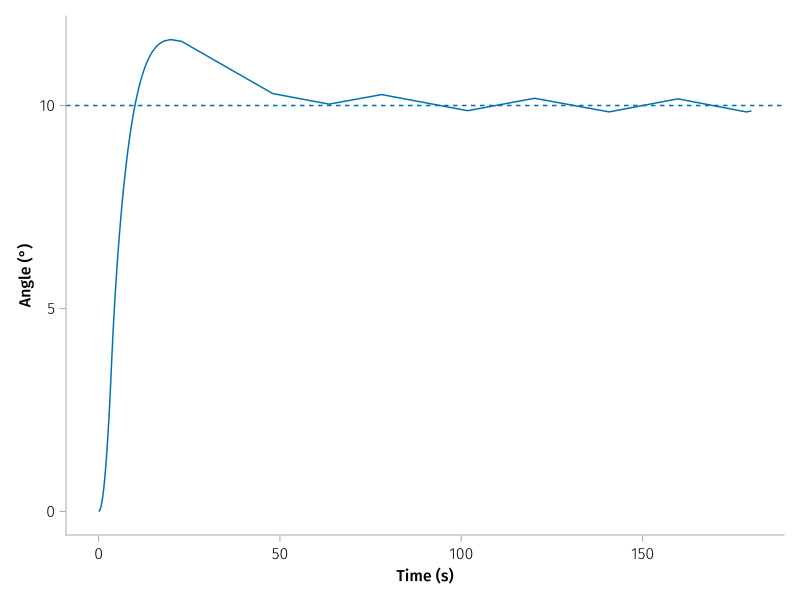

Source code (Julia):
# This file was generated, do not modify it. # hide
@named pwpf = PWPFModulator(time_constant=T_m, filter_gain=K_m, U_on=U_on, U_off=U_off, torque=F*L)

pwpf_sol = simulate_system(pwpf; tspan=tspan, adaptive=false, dt=0.005)

interp_pwpf = pwpf_sol(times)

fig6 = Figure()
ax61 = Axis(fig6[1,1], xlabel="Time (s)", ylabel="Angle (°)")

lines!(ax61, times, rad2deg.(interp_pwpf[plant.ϕ]))
hlines!(ax61, [rad2deg(setpoint)], linestyle=:dash)

fig6
save("assets/posts/sac-thrusters/code/pwpf-sim.svg", fig6) #hide